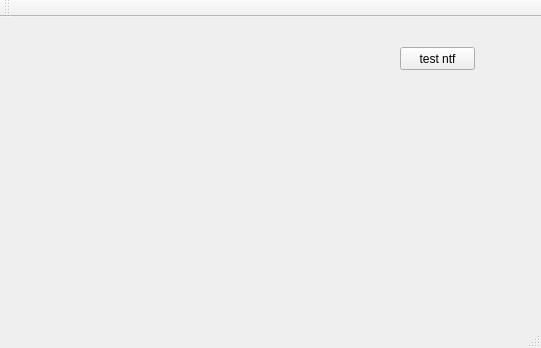
<?xml version="1.0" encoding="UTF-8"?>
<ui version="4.0">
 <class>MainWindow</class>
 <widget class="QMainWindow" name="MainWindow">
  <property name="geometry">
   <rect>
    <x>0</x>
    <y>0</y>
    <width>541</width>
    <height>348</height>
   </rect>
  </property>
  <property name="windowTitle">
   <string>MainWindow</string>
  </property>
  <widget class="QWidget" name="centralWidget">
   <widget class="QPushButton" name="pushButton">
    <property name="geometry">
     <rect>
      <x>400</x>
      <y>30</y>
      <width>75</width>
      <height>23</height>
     </rect>
    </property>
    <property name="text">
     <string>test ntf</string>
    </property>
   </widget>
  </widget>
  <widget class="QMenuBar" name="menuBar">
   <property name="geometry">
    <rect>
     <x>0</x>
     <y>0</y>
     <width>541</width>
     <height>21</height>
    </rect>
   </property>
  </widget>
  <widget class="QToolBar" name="mainToolBar">
   <attribute name="toolBarArea">
    <enum>TopToolBarArea</enum>
   </attribute>
   <attribute name="toolBarBreak">
    <bool>false</bool>
   </attribute>
  </widget>
  <widget class="QStatusBar" name="statusBar"/>
 </widget>
 <layoutdefault spacing="6" margin="11"/>
 <resources/>
 <connections/>
</ui>
